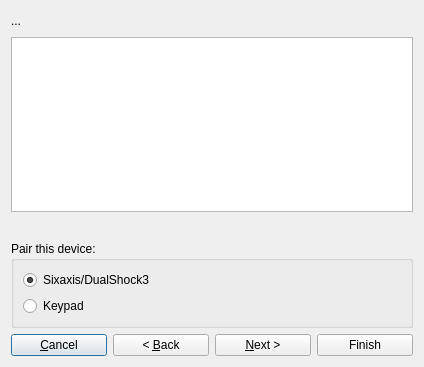
<?xml version="1.0" encoding="UTF-8"?>
<ui version="4.0">
 <class>Sixpair</class>
 <widget class="QDialog" name="Sixpair">
  <property name="geometry">
   <rect>
    <x>0</x>
    <y>0</y>
    <width>424</width>
    <height>367</height>
   </rect>
  </property>
  <property name="windowTitle">
   <string>QtSixA - Sixpair Setup</string>
  </property>
  <layout class="QVBoxLayout" name="verticalLayout_2">
   <item>
    <layout class="QHBoxLayout" name="horizontalLayout_2">
     <item>
      <widget class="QLabel" name="label">
       <property name="text">
        <string>...</string>
       </property>
      </widget>
     </item>
     <item>
      <spacer name="horizontalSpacer">
       <property name="orientation">
        <enum>Qt::Horizontal</enum>
       </property>
       <property name="sizeHint" stdset="0">
        <size>
         <width>40</width>
         <height>20</height>
        </size>
       </property>
      </spacer>
     </item>
    </layout>
   </item>
   <item>
    <widget class="QTextEdit" name="textEdit"/>
   </item>
   <item>
    <spacer name="verticalSpacer">
     <property name="orientation">
      <enum>Qt::Vertical</enum>
     </property>
     <property name="sizeHint" stdset="0">
      <size>
       <width>20</width>
       <height>40</height>
      </size>
     </property>
    </spacer>
   </item>
   <item>
    <widget class="QGroupBox" name="groupDevice">
     <property name="title">
      <string>Pair this device:</string>
     </property>
     <property name="alignment">
      <set>Qt::AlignLeading|Qt::AlignLeft|Qt::AlignTop</set>
     </property>
     <layout class="QVBoxLayout" name="verticalLayout">
      <item>
       <widget class="QRadioButton" name="radio_dev_sixaxis">
        <property name="text">
         <string notr="true">Sixaxis/DualShock3</string>
        </property>
        <property name="checked">
         <bool>true</bool>
        </property>
       </widget>
      </item>
      <item>
       <widget class="QRadioButton" name="radio_dev_keypad">
        <property name="text">
         <string notr="true">Keypad</string>
        </property>
       </widget>
      </item>
     </layout>
    </widget>
   </item>
   <item>
    <layout class="QHBoxLayout" name="horizontalLayout">
     <item>
      <widget class="QPushButton" name="b_cancel">
       <property name="text">
        <string>&amp;Cancel</string>
       </property>
      </widget>
     </item>
     <item>
      <widget class="QPushButton" name="b_back">
       <property name="text">
        <string>&lt; &amp;Back</string>
       </property>
      </widget>
     </item>
     <item>
      <widget class="QPushButton" name="b_next">
       <property name="text">
        <string>&amp;Next &gt;</string>
       </property>
      </widget>
     </item>
     <item>
      <widget class="QPushButton" name="b_finish">
       <property name="text">
        <string>Finish</string>
       </property>
      </widget>
     </item>
    </layout>
   </item>
  </layout>
 </widget>
 <resources/>
 <connections/>
</ui>
